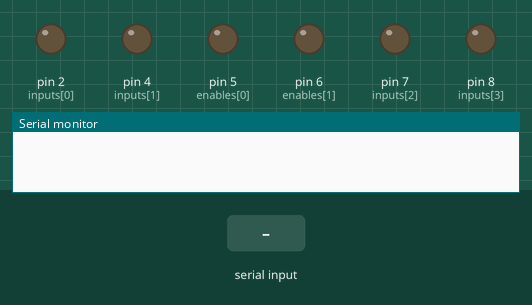
Simulated run of this sketch. Board: Arduino Uno, built with avr-gcc and run on an emulated ATmega328P. On the bench: output pins drawn as LEDs (lit = HIGH), the last lines printed to the serial monitor. Inputs (shaded band) come from the test bench.

Above: at 1.2 s.
1.3 s: "W" received over the second serial link
At 2.0 s:
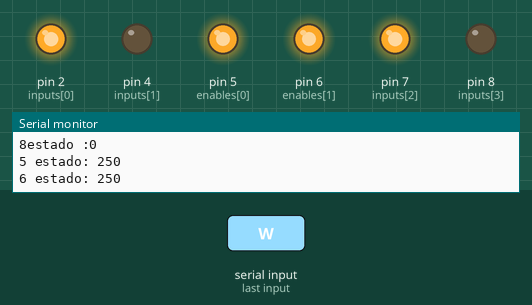
2.8 s: "S" received over the second serial link
At 3.2 s:
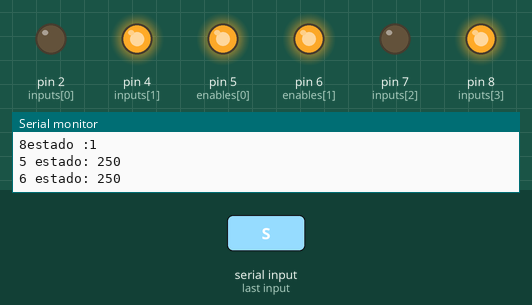
4.3 s: "A" received over the second serial link
At 5.5 s:
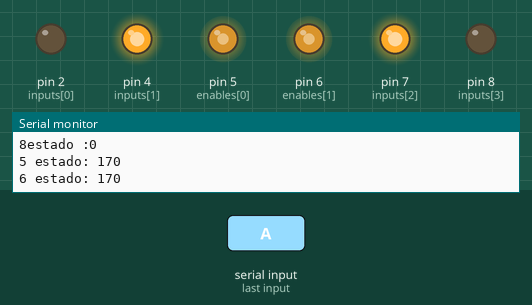
5.8 s: "D" received over the second serial link
At 6.7 s:
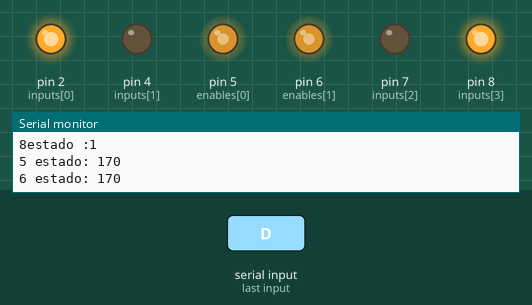
Timing chart, 0 to 8.3 s (numbered marks = the images above; inputs shaded):
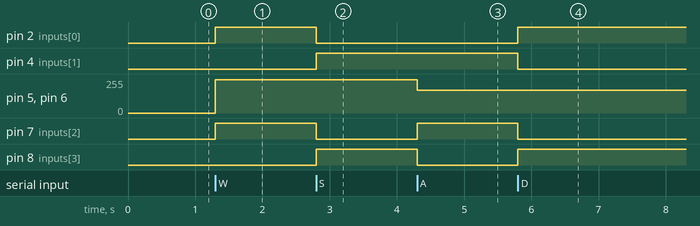

Measured:
- after the input at 1.3 s, pin 2 (inputs[0]), pin 7 (inputs[2]): LOW → HIGH at once; pin 5 (enables[0]), pin 6 (enables[1]): 0/255 → 250/255 at once
- after the input at 2.8 s, pin 2 (inputs[0]), pin 7 (inputs[2]): HIGH → LOW at once; pin 4 (inputs[1]), pin 8 (inputs[3]): LOW → HIGH at once
- after the input at 4.3 s, pin 5 (enables[0]), pin 6 (enables[1]): 250/255 → 170/255 at once; pin 7 (inputs[2]): LOW → HIGH at once; pin 8 (inputs[3]): HIGH → LOW at once
- after the input at 5.8 s, pin 2 (inputs[0]), pin 8 (inputs[3]): LOW → HIGH at once; pin 4 (inputs[1]), pin 7 (inputs[2]): HIGH → LOW at once

The sketch:

CarKeyboardControl.ino
```cpp
#include <SoftwareSerial.h>

SoftwareSerial bt(10, 11);

int inputs[4] = {2, 4, 7, 8};
int mestados[5][4]={{1,0,1,0},{0,1,0,1},{0,0,0,0},{0,1,1,0},{1,0,0,1}}; /*"avanzar,Retroceder,Detener,Izq,Der----Primera tabla*/
int enables[2] = {5, 6};
int velocidades[5][2]={{250,250},{250,250},{0,0},{170,170},{170,170}};/*Velocidades------Segunda tabla*/

void setup() {
  // put your setup code here, to run once:
  Serial.begin(9600);
  // Serial.setTimeout(100);
  bt.begin(9600);
  bt.setTimeout(10);
  for(int i = 0; i<4; i++){
    pinMode(inputs[i], OUTPUT);
  }
}

void loop() {
  // put your main code here, to run repeatedly:
  if(bt.available()>0){
    byte number = (byte)bt.read();
    Serial.println(number);

    if(number == 87){
      int estado = 0;
      for(int i = 0; i<4; i++){
        digitalWrite(inputs[i], mestados[estado][i]);
        Serial.println(String(inputs[i])+"estado :"+String(mestados[estado][i]));
      }

      for(int i = 0; i<2; i++){
        analogWrite(enables[i], velocidades[estado][i]);
        Serial.println(String(enables[i])+" estado: "+ String(velocidades[estado][i]));
      }
    }

    if(number == 83){
      int estado = 1;
      for(int i = 0; i<4; i++){
        digitalWrite(inputs[i], mestados[estado][i]);
        Serial.println(String(inputs[i])+"estado :"+String(mestados[estado][i]));
      }

      for(int i = 0; i<2; i++){
        analogWrite(enables[i], velocidades[estado][i]);
        Serial.println(String(enables[i])+" estado: "+ String(velocidades[estado][i]));
      }
    }

    if(number == 88){
      int estado = 2;
      for(int i = 0; i<4; i++){
        digitalWrite(inputs[i], mestados[estado][i]);
        Serial.println(String(inputs[i])+"estado :"+String(mestados[estado][i]));
      }

      for(int i = 0; i<2; i++){
        analogWrite(enables[i], velocidades[estado][i]);
        Serial.println(String(enables[i])+" estado: "+ String(velocidades[estado][i]));
      }
    }

    if(number == 65){
      int estado = 3;
      for(int i = 0; i<4; i++){
        digitalWrite(inputs[i], mestados[estado][i]);
        Serial.println(String(inputs[i])+"estado :"+String(mestados[estado][i]));
      }

      for(int i = 0; i<2; i++){
        analogWrite(enables[i], velocidades[estado][i]);
        Serial.println(String(enables[i])+" estado: "+ String(velocidades[estado][i]));
      }
    }

    if(number == 68){
      int estado = 4;
      for(int i = 0; i<4; i++){
        digitalWrite(inputs[i], mestados[estado][i]);
        Serial.println(String(inputs[i])+"estado :"+String(mestados[estado][i]));
      }

      for(int i = 0; i<2; i++){
        analogWrite(enables[i], velocidades[estado][i]);
        Serial.println(String(enables[i])+" estado: "+ String(velocidades[estado][i]));
      }
    }
  }
}
```
